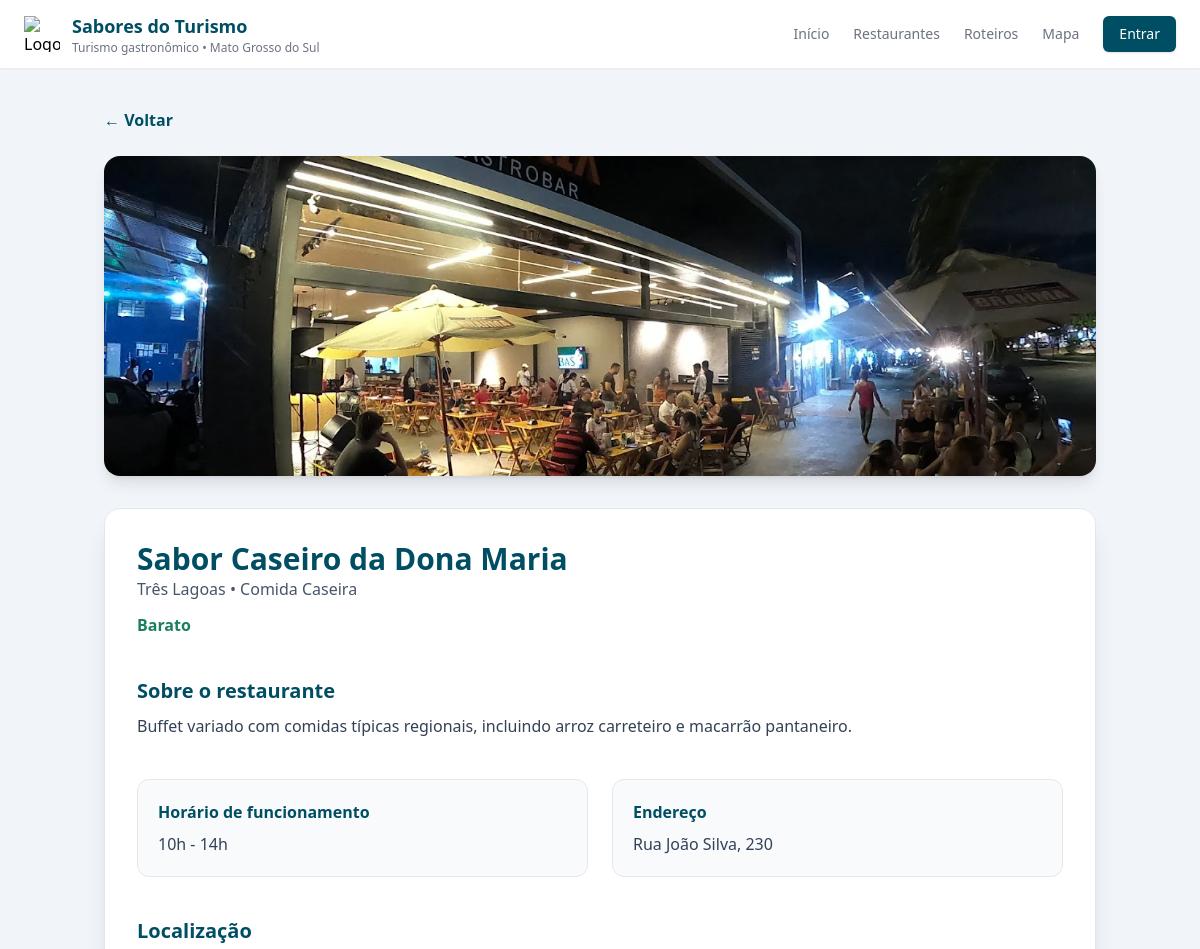
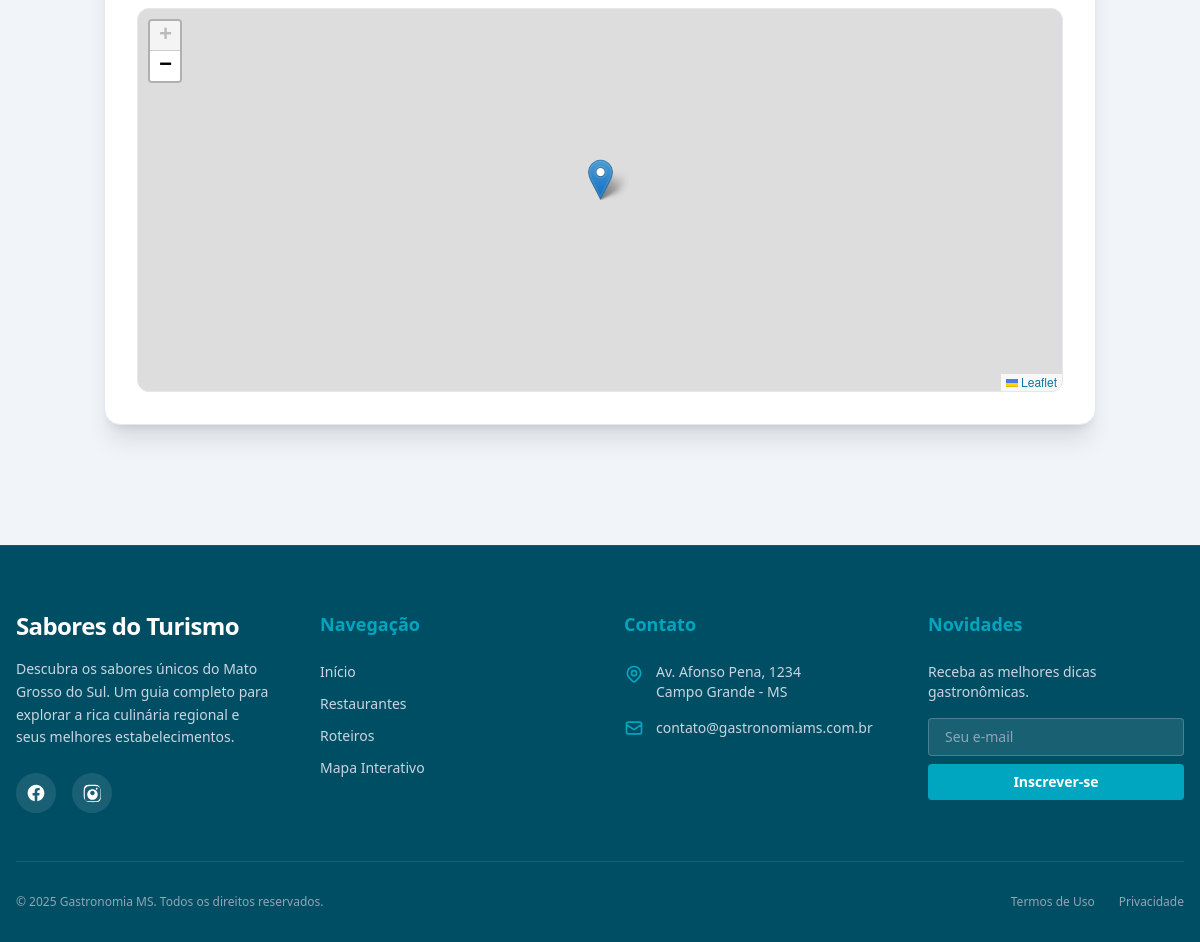
Screenshot of /View/pages/detalhesRestaurante.php?id=3 with the database file from the repository (2 pictures, top to bottom).
### tables this page shows
CREATE TABLE restaurantes (
  id INT AUTO_INCREMENT PRIMARY KEY,
  nome VARCHAR(200) NOT NULL,
  cidade varchar(255) NULL,
  categoria ENUM('Regional', 'Peixes e Frutos do Mar', 'Churrascaria', 'Comida Caseira', 'Italiano/Massas', 'Japonesa', 'Lanches e Porções'),
  descricao LONGTEXT,
  endereco VARCHAR(255),
  lat varchar(255),
  log varchar(255),
  horario_funcionamento VARCHAR(255),
  faixa_preco ENUM('barato','moderado','caro', 'sofisticado'),
  caminho_imagem VARCHAR(255),
  criado_em DATETIME NOT NULL DEFAULT CURRENT_TIMESTAMP,
  atualizado_em DATETIME NULL ON UPDATE CURRENT_TIMESTAMP
);

### Config/database.php (called while the page is built)
<?php
class Database
{
    private $host = "localhost";
    private $port = "3306";
    private $dbName = "saboresdoturismo";
    private $user = "root";
    private $password = "010206";
    public function conectar()
    {
        $url = "mysql:host=$this->host;port=$this->port;dbname=$this->dbName";
        $conn = new PDO($url, $this->user, $this->password);
        return $conn;
    }
}
?>

### Model/restauranteModel.php (called while the page is built, shortened)
<?php
require_once __DIR__ . '/../Config/database.php';
class RestauranteModel
{
    protected $conn;
    protected $tabela = "restaurantes";
    public function __construct()
    {
        $database = new Database();
        $this->conn = $database->conectar();
    }
    public function buscarRestaurantePorId($id)
    {
        try {
            $sql = "SELECT * FROM {$this->tabela} WHERE id = :id LIMIT 1";
            $stmt = $this->conn->prepare($sql);
            $stmt->bindValue(':id', $id);
            $stmt->execute();
            return $stmt->fetch(PDO::FETCH_ASSOC);
        } catch (PDOException $e) {
            error_log("Erro ao buscar restaurante por ID: " . $e->getMessage());
            return false;
        }
    }
}

### View/pages/detalhesRestaurante.php (the view, shortened to what this page needs)
<?php
require_once '../components/head.php';
require_once __DIR__ . '/../../Model/RestauranteModel.php';
$id = $_GET['id'] ?? null;
$restauranteModel = new RestauranteModel();
$restaurante = $restauranteModel->buscarRestaurantePorId($id);
?>
<body class="min-h-screen bg-slate-100">
    <?php require_once '../components/navbar.php'; ?>
    <main class="max-w-5xl mx-auto px-4 py-10">
        <a href="/hackathon/View/pages/restaurantes.php"
            class="inline-block mb-6 text-[#004e64] font-semibold hover:underline">
            ← Voltar
        </a>
        <div class="w-full h-64 md:h-80 rounded-2xl overflow-hidden shadow-lg mb-8">
            <img src="<?= htmlspecialchars($restaurante['caminho_imagem']) ?>" class="w-full h-full object-cover"
                alt="<?= htmlspecialchars($restaurante['nome']) ?>">
        </div>
        <div class="bg-white rounded-2xl shadow-xl border border-slate-200 p-8 space-y-10">
            <section>
                <h1 class="text-3xl font-bold text-[#004e64] flex items-center gap-4">
                    <?= htmlspecialchars($restaurante["nome"]) ?>
                </h1>
                <p class="text-slate-600">
                    <?= htmlspecialchars($restaurante["cidade"]) ?> • <?= htmlspecialchars($restaurante["categoria"]) ?>
                </p>
                <div class="flex items-center gap-4 mt-3">
                    <span
                        class="text-[#1b7f5f] font-semibold capitalize"><?= htmlspecialchars($restaurante["faixa_preco"]) ?></span>
                </div>
            </section>
            <section>
                <h2 class="text-xl font-semibold text-[#004e64] mb-2">Sobre o restaurante</h2>
                <p class="text-slate-700 leading-relaxed">
                    <?= nl2br(htmlspecialchars($restaurante["descricao"])) ?>
                </p>
            </section>
            <section class="grid md:grid-cols-2 gap-6">
                <div class="bg-slate-50 border rounded-xl p-5">
                    <h3 class="font-semibold text-[#004e64] mb-2">Horário de funcionamento</h3>
                    <p class="text-slate-700"><?= htmlspecialchars($restaurante["horario_funcionamento"]) ?></p>
                </div>
                <div class="bg-slate-50 border rounded-xl p-5">
                    <h3 class="font-semibold text-[#004e64] mb-2">Endereço</h3>
                    <p class="text-slate-700"><?= htmlspecialchars($restaurante["endereco"]) ?></p>
                </div>
            </section>
            <section>
                <h2 class="text-xl font-semibold text-[#004e64] mb-3">Localização</h2>
                <?php require '../components/mapa.php'; ?>
            </section>
        </div>
    </main>
    <?php require_once '../components/footer.php'; ?>
</body>
</html>

### View/assets/css/global.css (style rules this page uses)
:root { --pantanal-azul: #004e64; --pantanal-ciano: #00a6bf; --pantanal-dourado: #f2c14e; --pantanal-verde: #1b7f5f; --muted: #6b7280; --bg-light: #f8fafc; --bg-card: #ffffff; --shadow-soft: 0 2px 6px rgba(0, 0, 0, 0.07); --shadow-medium: 0 4px 12px rgba(0, 0, 0, 0.1); }

### rows the page displays
restaurantes: caminho_imagem (picture), nome "Sabor Caseiro da Dona Maria", cidade "Três Lagoas", categoria "Comida Caseira", faixa_preco "Barato", descricao "Buffet variado com comidas típicas regionais, incluindo arroz carreteiro e macarrão pantaneiro.", horario_funcionamento "10h - 14h", endereco "Rua João Silva, 230"
